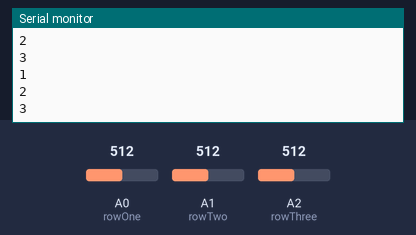
Bench run of a sketch on a simulated Arduino Uno, built with avr-gcc and run on an emulated ATmega328P. Parts: the last lines printed to the serial monitor. The test bench sets the inputs (shaded band); at power-on: A0 (rowOne) = 512, A1 (rowTwo) = 512, A2 (rowThree) = 512.

Above: at 1.2 s.
1.3 s: A0 (rowOne) set to 490
At 1.31 s:
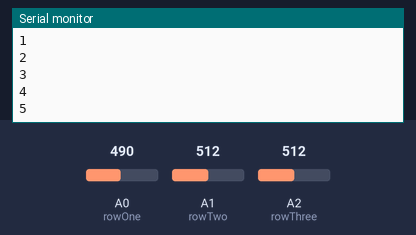
2.8 s: A1 (rowTwo) set to 490
At 2.83 s:
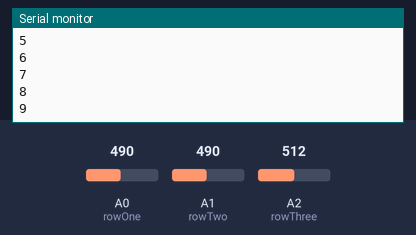
Timing chart, 0 to 5.8 s (numbered marks = the images above; inputs shaded):
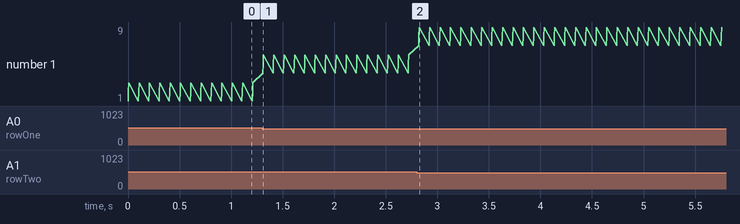

Measured:
- after the input at 1.3 s, the serial monitor: prints a new line at once (image 1)
- after the input at 2.8 s, the serial monitor: prints a new line at once (image 2)
- plotted number 1: 3 → 6 after the input at 1.3 s, 6 → 7 after the input at 2.8 s

The sketch:

Keypad.ino
```cpp
int rowOne = A0;
int rowTwo = A1;
int rowThree = A2;
int rowFour = A3;
int columnOne = 4;
int columnTwo = 5;
int columnThree = 6;

void setup() {
  pinMode(columnOne, OUTPUT);
  pinMode(columnTwo, OUTPUT);
  pinMode(columnThree, OUTPUT);
  Serial.begin(9600);
}

void loop() {
  digitalWrite(columnOne, HIGH);
  switch(checkRows()){
  case 1:
    Serial.println("1");
    break;
  case 2:
    Serial.println("4");
    break;
  case 3:
    Serial.println("7");
    break;
  case 4:
    Serial.println("*");
    break;
  }
  digitalWrite(columnOne, LOW);

  digitalWrite(columnTwo, HIGH);
  switch(checkRows()){
  case 1:
    Serial.println("2");
    break;
  case 2:
    Serial.println("5");
    break;
  case 3:
    Serial.println("8");
    break;
  case 4:
    Serial.println("0");
    break;
  }
  digitalWrite(columnTwo, LOW);

  digitalWrite(columnThree, HIGH);
  switch(checkRows()){
  case 1:
    Serial.println("3");
    break;
  case 2:
    Serial.println("6");
    break;
  case 3:
    Serial.println("9");
    break;
  case 4:
    Serial.println("#");
    break;
  }
  digitalWrite(columnThree, LOW);
  delay(100);
}

int checkRows(){
  if(analogRead(rowOne)>=500){
    return 1;
  }
  if(analogRead(rowTwo)>=500){
    return 2;
  }
  if(analogRead(rowThree)>=500){
    return 3;
  }
  if(analogRead(rowFour)>=500){
    return 4;
  }
}
```
